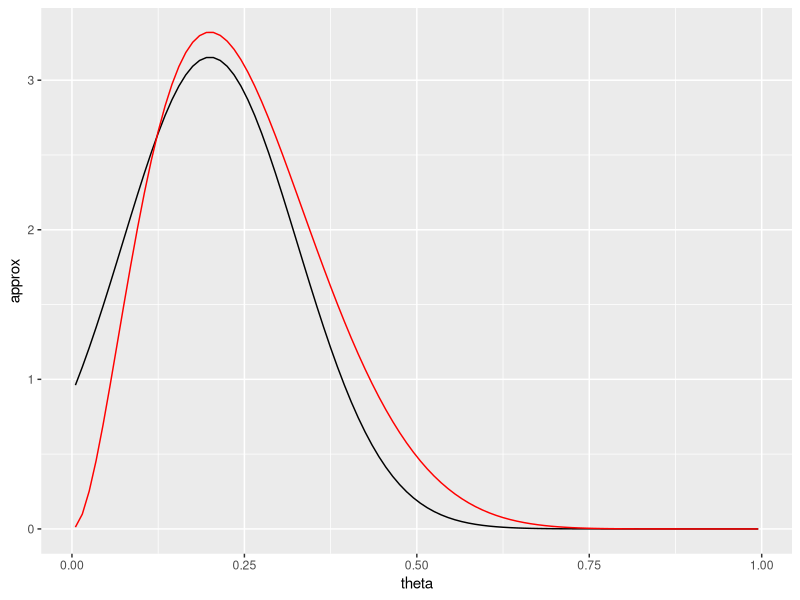
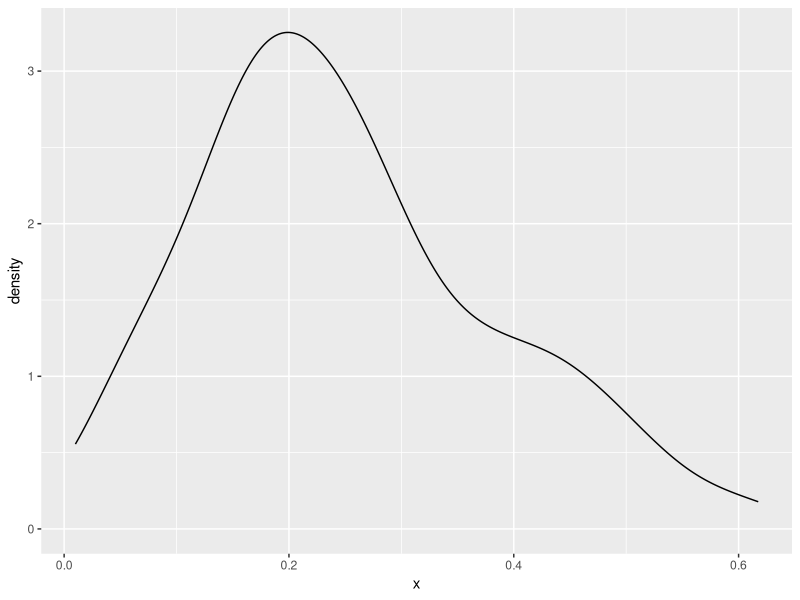

Source code (R) for these figures, in order:
## ---- chunk 1
smpls <- c("L", "W", "L", "L", "L", "L", "L", "L", "L", "W")
## ---- chunk 2
y <- sum(smpls == "W")
n <- length(smpls)
## ---- chunk 3
prior <- list(a = 1, b = 1)
## ---- chunk 4
posterior <- list(a = prior$a + y,  b = prior$b + n - y)
## ---- chunk 5
library("tidyverse")
grid <- tibble(
  theta = seq(0, 1, length.out = 10),
  prior = dbeta(theta, shape1 = prior$a, shape2 = prior$b),
  likelihood = dbinom(y, size = n, prob = theta)) %>%
  mutate(posterior_unst = prior * likelihood,
         posterior = posterior_unst / sum(posterior_unst))

## ---- chunk 6
calc_posterior <- function(par) {
  lprior <- dbeta(par, prior$a, prior$b, log = TRUE)
  lpost <- dbinom(y, size = n, prob = par, log = TRUE)
  - (lprior + lpost)
}
## ---- chunk 7
ret <- optim(0.5, fn = calc_posterior, hessian = TRUE, method = "Brent",
             lower = 0, upper = 1)
## ---- chunk 8
theta_max <- ret$par
theta_var <- 1 / drop(ret$hessian)
## ---- chunk 9
tibble(
  theta = ppoints(100),
  approx = dnorm(theta, theta_max, sqrt(theta_var)),
  actual = dbeta(theta, shape1 = posterior$a, shape2 = posterior$b)
) %>%
  ggplot(aes(x = theta)) +
  geom_line(aes(y = approx)) +
  geom_line(aes(y = actual), colour = "red")
## ---- chunk 10
p <- runif(100)
post_inverse <- qbeta(p, shape1 = posterior$a, shape2 = posterior$b)

ggplot(tibble(x = post_inverse), aes(x = x)) +
  geom_density()
## ---- chunk 11
theta_grid <- seq(0, 1, length.out = 512)
w <- (dbeta(theta_grid, prior$a, prior$b) *
      dbinom(y, size = n, prob = theta_grid))
theta_direct <- sample(theta_grid, size = 512, replace = TRUE, prob = w)
## ---- chunk 12
mean(theta_direct)
## ---- chunk 13
S <- 512
theta <- rbeta(S, prior$a, prior$b)
w <- dbinom(y, size = n, prob = theta)
## ---- chunk 14
sum(theta * w) / sum(w)
## ---- chunk 15
w_tilde <- w / sum(w)
1 / sum(w_tilde ^ 2)
## ---- chunk 16
S2 <- 256
post_sir1 <- sample(theta, replace = TRUE, prob = w)
## ---- chunk 17
post_sir2 <- sample(theta, size = S, replace = TRUE, prob = w)
## ---- chunk 18
x <- rnorm(1024, 0, 1) ^ 2
## ---- chunk 19
mean(x)
## ---- chunk 20
sd(x) / sqrt(length(x))
